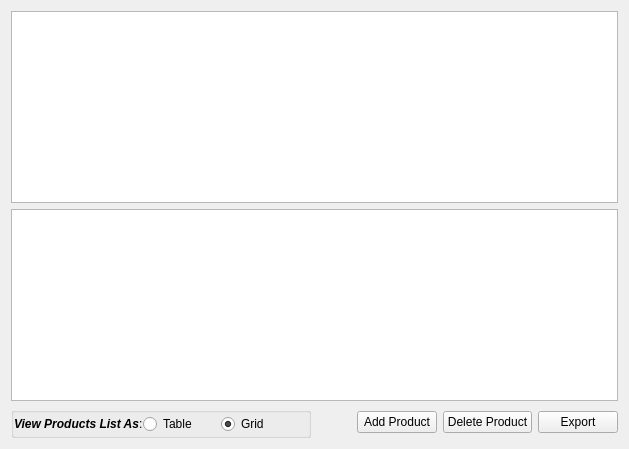
     <widget class="QWidget" name="pageBrowseProduct">
      <layout class="QVBoxLayout">
       <item>
        <widget class="QTableView" name="productsViewAlt">
         <property name="sortingEnabled">
          <bool>true</bool>
         </property>
        </widget>
       </item>
       <item>
        <widget class="QListView" name="productsView"/>
       </item>
       <item>
        <layout class="QHBoxLayout">
         <item>
          <widget class="QGroupBox" name="groupBox">
           <property name="minimumSize">
            <size>
             <width>300</width>
             <height>0</height>
            </size>
           </property>
           <property name="maximumSize">
            <size>
             <width>16777215</width>
             <height>35</height>
            </size>
           </property>
           <property name="title">
            <string/>
           </property>
           <property name="alignment">
            <set>Qt::AlignLeading|Qt::AlignLeft|Qt::AlignTop</set>
           </property>
           <layout class="QHBoxLayout" name="horizontalLayout">
            <property name="spacing">
             <number>0</number>
            </property>
            <property name="leftMargin">
             <number>0</number>
            </property>
            <property name="topMargin">
             <number>0</number>
            </property>
            <property name="bottomMargin">
             <number>0</number>
            </property>
            <item>
             <widget class="QLabel" name="label">
              <property name="sizePolicy">
               <sizepolicy hsizetype="Preferred" vsizetype="Preferred">
                <horstretch>0</horstretch>
                <verstretch>0</verstretch>
               </sizepolicy>
              </property>
              <property name="minimumSize">
               <size>
                <width>0</width>
                <height>0</height>
               </size>
              </property>
              <property name="text">
               <string>&lt;!DOCTYPE HTML PUBLIC &quot;-//W3C//DTD HTML 4.0//EN&quot; &quot;http://www.w3.org/TR/REC-html40/strict.dtd&quot;&gt;
&lt;html&gt;&lt;head&gt;&lt;meta name=&quot;qrichtext&quot; content=&quot;1&quot; /&gt;&lt;style type=&quot;text/css&quot;&gt;
p, li { white-space: pre-wrap; }
&lt;/style&gt;&lt;/head&gt;&lt;body style=&quot; font-family:'Lucida Grande'; font-size:9pt; font-weight:400; font-style:normal;&quot;&gt;
&lt;p style=&quot; margin-top:0px; margin-bottom:0px; margin-left:0px; margin-right:0px; -qt-block-indent:0; text-indent:0px;&quot;&gt;&lt;span style=&quot; font-weight:600; font-style:italic;&quot;&gt;View Products List As&lt;/span&gt;:&lt;/p&gt;&lt;/body&gt;&lt;/html&gt;</string>
              </property>
             </widget>
            </item>
            <item>
             <widget class="QRadioButton" name="chViewProductsListAsTable">
              <property name="minimumSize">
               <size>
                <width>0</width>
                <height>0</height>
               </size>
              </property>
              <property name="text">
               <string>Table</string>
              </property>
             </widget>
            </item>
            <item>
             <widget class="QRadioButton" name="chViewProductsListAsGrid">
              <property name="minimumSize">
               <size>
                <width>0</width>
                <height>0</height>
               </size>
              </property>
              <property name="baseSize">
               <size>
                <width>0</width>
                <height>0</height>
               </size>
              </property>
              <property name="text">
               <string>Grid</string>
              </property>
              <property name="checkable">
               <bool>true</bool>
              </property>
              <property name="checked">
               <bool>true</bool>
              </property>
             </widget>
            </item>
           </layout>
           <zorder>chViewProductsListAsGrid</zorder>
           <zorder>chViewProductsListAsTable</zorder>
           <zorder>label</zorder>
          </widget>
         </item>
         <item>
          <spacer>
           <property name="orientation">
            <enum>Qt::Horizontal</enum>
           </property>
           <property name="sizeHint" stdset="0">
            <size>
             <width>40</width>
             <height>20</height>
            </size>
           </property>
          </spacer>
         </item>
         <item>
          <widget class="QPushButton" name="btnAddProduct">
           <property name="sizePolicy">
            <sizepolicy hsizetype="Maximum" vsizetype="Fixed">
             <horstretch>0</horstretch>
             <verstretch>0</verstretch>
            </sizepolicy>
           </property>
           <property name="maximumSize">
            <size>
             <width>150</width>
             <height>16777215</height>
            </size>
           </property>
           <property name="layoutDirection">
            <enum>Qt::LeftToRight</enum>
           </property>
           <property name="text">
            <string>Add Product</string>
           </property>
          </widget>
         </item>
         <item>
          <widget class="QPushButton" name="btnDeleteProduct">
           <property name="text">
            <string>Delete Product</string>
           </property>
          </widget>
         </item>
         <item>
          <widget class="QPushButton" name="btnExportProducts">
           <property name="text">
            <string>Export</string>
           </property>
          </widget>
         </item>
        </layout>
       </item>
      </layout>
     </widget>
